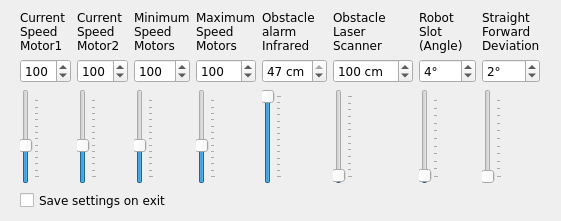
<ui version="4.0" >
 <class>settingsDialog</class>
 <widget class="QDialog" name="settingsDialog" >
  <property name="geometry" >
   <rect>
    <x>0</x>
    <y>0</y>
    <width>561</width>
    <height>221</height>
   </rect>
  </property>
  <property name="windowTitle" >
   <string>Settings</string>
  </property>
  <widget class="QWidget" name="layoutWidget" >
   <property name="geometry" >
    <rect>
     <x>10</x>
     <y>10</y>
     <width>540</width>
     <height>201</height>
    </rect>
   </property>
   <layout class="QGridLayout" >
    <item row="0" column="0" >
     <layout class="QHBoxLayout" name="_2" >
      <item>
       <layout class="QVBoxLayout" name="_3" >
        <item>
         <widget class="QLabel" name="label_2" >
          <property name="font" >
           <font>
            <family>Verdana</family>
           </font>
          </property>
          <property name="text" >
           <string>Current Speed Motor1</string>
          </property>
          <property name="wordWrap" >
           <bool>true</bool>
          </property>
         </widget>
        </item>
        <item>
         <widget class="QSpinBox" name="spinBoxMotor1Speed" >
          <property name="font" >
           <font>
            <family>Verdana</family>
           </font>
          </property>
          <property name="minimum" >
           <number>1</number>
          </property>
          <property name="maximum" >
           <number>255</number>
          </property>
          <property name="value" >
           <number>100</number>
          </property>
         </widget>
        </item>
        <item>
         <widget class="QSlider" name="sliderMotor1Speed" >
          <property name="font" >
           <font>
            <family>Verdana</family>
           </font>
          </property>
          <property name="minimum" >
           <number>1</number>
          </property>
          <property name="maximum" >
           <number>255</number>
          </property>
          <property name="value" >
           <number>100</number>
          </property>
          <property name="sliderPosition" >
           <number>100</number>
          </property>
          <property name="tracking" >
           <bool>false</bool>
          </property>
          <property name="orientation" >
           <enum>Qt::Vertical</enum>
          </property>
          <property name="tickPosition" >
           <enum>QSlider::TicksBelow</enum>
          </property>
          <property name="tickInterval" >
           <number>20</number>
          </property>
         </widget>
        </item>
       </layout>
      </item>
      <item>
       <layout class="QVBoxLayout" name="_4" >
        <item>
         <widget class="QLabel" name="label_5" >
          <property name="font" >
           <font>
            <family>Verdana</family>
           </font>
          </property>
          <property name="text" >
           <string>Current Speed Motor2</string>
          </property>
          <property name="wordWrap" >
           <bool>true</bool>
          </property>
         </widget>
        </item>
        <item>
         <widget class="QSpinBox" name="spinBoxMotor2Speed" >
          <property name="font" >
           <font>
            <family>Verdana</family>
           </font>
          </property>
          <property name="minimum" >
           <number>1</number>
          </property>
          <property name="maximum" >
           <number>255</number>
          </property>
          <property name="value" >
           <number>100</number>
          </property>
         </widget>
        </item>
        <item>
         <widget class="QSlider" name="sliderMotor2Speed" >
          <property name="font" >
           <font>
            <family>Verdana</family>
           </font>
          </property>
          <property name="minimum" >
           <number>1</number>
          </property>
          <property name="maximum" >
           <number>255</number>
          </property>
          <property name="value" >
           <number>100</number>
          </property>
          <property name="sliderPosition" >
           <number>100</number>
          </property>
          <property name="tracking" >
           <bool>false</bool>
          </property>
          <property name="orientation" >
           <enum>Qt::Vertical</enum>
          </property>
          <property name="tickPosition" >
           <enum>QSlider::TicksBelow</enum>
          </property>
          <property name="tickInterval" >
           <number>20</number>
          </property>
         </widget>
        </item>
       </layout>
      </item>
      <item>
       <layout class="QVBoxLayout" name="_5" >
        <item>
         <widget class="QLabel" name="label_7" >
          <property name="font" >
           <font>
            <family>Verdana</family>
           </font>
          </property>
          <property name="text" >
           <string>Minimum Speed Motors</string>
          </property>
          <property name="wordWrap" >
           <bool>true</bool>
          </property>
         </widget>
        </item>
        <item>
         <widget class="QSpinBox" name="spinBoxMinimumSpeed" >
          <property name="font" >
           <font>
            <family>Verdana</family>
           </font>
          </property>
          <property name="minimum" >
           <number>1</number>
          </property>
          <property name="maximum" >
           <number>255</number>
          </property>
          <property name="value" >
           <number>100</number>
          </property>
         </widget>
        </item>
        <item>
         <widget class="QSlider" name="sliderMinimumSpeed" >
          <property name="font" >
           <font>
            <family>Verdana</family>
           </font>
          </property>
          <property name="minimum" >
           <number>1</number>
          </property>
          <property name="maximum" >
           <number>255</number>
          </property>
          <property name="value" >
           <number>100</number>
          </property>
          <property name="sliderPosition" >
           <number>100</number>
          </property>
          <property name="tracking" >
           <bool>false</bool>
          </property>
          <property name="orientation" >
           <enum>Qt::Vertical</enum>
          </property>
          <property name="tickPosition" >
           <enum>QSlider::TicksBelow</enum>
          </property>
          <property name="tickInterval" >
           <number>20</number>
          </property>
         </widget>
        </item>
       </layout>
      </item>
      <item>
       <layout class="QVBoxLayout" name="_6" >
        <item>
         <widget class="QLabel" name="label_8" >
          <property name="font" >
           <font>
            <family>Verdana</family>
           </font>
          </property>
          <property name="text" >
           <string>Maximum Speed Motors</string>
          </property>
          <property name="wordWrap" >
           <bool>true</bool>
          </property>
         </widget>
        </item>
        <item>
         <widget class="QSpinBox" name="spinBoxMaximumSpeed" >
          <property name="font" >
           <font>
            <family>Verdana</family>
           </font>
          </property>
          <property name="minimum" >
           <number>1</number>
          </property>
          <property name="maximum" >
           <number>255</number>
          </property>
          <property name="value" >
           <number>100</number>
          </property>
         </widget>
        </item>
        <item>
         <widget class="QSlider" name="sliderMaximumSpeed" >
          <property name="font" >
           <font>
            <family>Verdana</family>
           </font>
          </property>
          <property name="minimum" >
           <number>1</number>
          </property>
          <property name="maximum" >
           <number>255</number>
          </property>
          <property name="value" >
           <number>100</number>
          </property>
          <property name="sliderPosition" >
           <number>100</number>
          </property>
          <property name="tracking" >
           <bool>false</bool>
          </property>
          <property name="orientation" >
           <enum>Qt::Vertical</enum>
          </property>
          <property name="tickPosition" >
           <enum>QSlider::TicksBelow</enum>
          </property>
          <property name="tickInterval" >
           <number>20</number>
          </property>
         </widget>
        </item>
       </layout>
      </item>
      <item>
       <layout class="QVBoxLayout" name="_7" >
        <item>
         <widget class="QLabel" name="label" >
          <property name="font" >
           <font>
            <family>Verdana</family>
           </font>
          </property>
          <property name="text" >
           <string>Obstacle alarm Infrared</string>
          </property>
          <property name="wordWrap" >
           <bool>true</bool>
          </property>
         </widget>
        </item>
        <item>
         <widget class="QSpinBox" name="spinBoxObstacle" >
          <property name="font" >
           <font>
            <family>Verdana</family>
           </font>
          </property>
          <property name="suffix" >
           <string> cm</string>
          </property>
          <property name="minimum" >
           <number>8</number>
          </property>
          <property name="maximum" >
           <number>47</number>
          </property>
          <property name="singleStep" >
           <number>1</number>
          </property>
          <property name="value" >
           <number>47</number>
          </property>
         </widget>
        </item>
        <item>
         <widget class="QSlider" name="sliderObstacle" >
          <property name="font" >
           <font>
            <family>Verdana</family>
           </font>
          </property>
          <property name="minimum" >
           <number>8</number>
          </property>
          <property name="maximum" >
           <number>47</number>
          </property>
          <property name="singleStep" >
           <number>1</number>
          </property>
          <property name="pageStep" >
           <number>2</number>
          </property>
          <property name="value" >
           <number>47</number>
          </property>
          <property name="sliderPosition" >
           <number>47</number>
          </property>
          <property name="orientation" >
           <enum>Qt::Vertical</enum>
          </property>
          <property name="tickPosition" >
           <enum>QSlider::TicksBelow</enum>
          </property>
          <property name="tickInterval" >
           <number>3</number>
          </property>
         </widget>
        </item>
       </layout>
      </item>
      <item>
       <layout class="QVBoxLayout" name="_8" >
        <item>
         <widget class="QLabel" name="label_9" >
          <property name="font" >
           <font>
            <family>Verdana</family>
           </font>
          </property>
          <property name="text" >
           <string>Obstacle Laser Scanner</string>
          </property>
          <property name="wordWrap" >
           <bool>true</bool>
          </property>
         </widget>
        </item>
        <item>
         <widget class="QSpinBox" name="spinBoxObstacleLaserScanner" >
          <property name="font" >
           <font>
            <family>Verdana</family>
           </font>
          </property>
          <property name="suffix" >
           <string> cm</string>
          </property>
          <property name="minimum" >
           <number>1</number>
          </property>
          <property name="maximum" >
           <number>6000</number>
          </property>
          <property name="singleStep" >
           <number>1</number>
          </property>
          <property name="value" >
           <number>100</number>
          </property>
         </widget>
        </item>
        <item>
         <widget class="QSlider" name="sliderObstacleLaserScanner" >
          <property name="font" >
           <font>
            <family>Verdana</family>
           </font>
          </property>
          <property name="minimum" >
           <number>1</number>
          </property>
          <property name="maximum" >
           <number>6000</number>
          </property>
          <property name="singleStep" >
           <number>10</number>
          </property>
          <property name="pageStep" >
           <number>100</number>
          </property>
          <property name="value" >
           <number>100</number>
          </property>
          <property name="sliderPosition" >
           <number>100</number>
          </property>
          <property name="tracking" >
           <bool>false</bool>
          </property>
          <property name="orientation" >
           <enum>Qt::Vertical</enum>
          </property>
          <property name="tickPosition" >
           <enum>QSlider::TicksBelow</enum>
          </property>
          <property name="tickInterval" >
           <number>500</number>
          </property>
         </widget>
        </item>
       </layout>
      </item>
      <item>
       <layout class="QVBoxLayout" name="_9" >
        <item>
         <widget class="QLabel" name="label_4" >
          <property name="font" >
           <font>
            <family>Verdana</family>
           </font>
          </property>
          <property name="text" >
           <string>Robot Slot (Angle)</string>
          </property>
          <property name="wordWrap" >
           <bool>true</bool>
          </property>
         </widget>
        </item>
        <item>
         <widget class="QSpinBox" name="spinBoxRobotSlot" >
          <property name="font" >
           <font>
            <family>Verdana</family>
           </font>
          </property>
          <property name="suffix" >
           <string>°</string>
          </property>
          <property name="minimum" >
           <number>1</number>
          </property>
          <property name="maximum" >
           <number>180</number>
          </property>
          <property name="value" >
           <number>4</number>
          </property>
         </widget>
        </item>
        <item>
         <widget class="QSlider" name="sliderRobotSlot" >
          <property name="font" >
           <font>
            <family>Verdana</family>
           </font>
          </property>
          <property name="minimum" >
           <number>1</number>
          </property>
          <property name="maximum" >
           <number>180</number>
          </property>
          <property name="pageStep" >
           <number>2</number>
          </property>
          <property name="value" >
           <number>4</number>
          </property>
          <property name="sliderPosition" >
           <number>4</number>
          </property>
          <property name="orientation" >
           <enum>Qt::Vertical</enum>
          </property>
          <property name="tickPosition" >
           <enum>QSlider::TicksBelow</enum>
          </property>
          <property name="tickInterval" >
           <number>17</number>
          </property>
         </widget>
        </item>
       </layout>
      </item>
      <item>
       <layout class="QVBoxLayout" name="_10" >
        <item>
         <widget class="QLabel" name="label_6" >
          <property name="font" >
           <font>
            <family>Verdana</family>
           </font>
          </property>
          <property name="text" >
           <string>Straight Forward Deviation</string>
          </property>
          <property name="wordWrap" >
           <bool>true</bool>
          </property>
         </widget>
        </item>
        <item>
         <widget class="QSpinBox" name="spinBoxStraightForwardDeviation" >
          <property name="font" >
           <font>
            <family>Verdana</family>
           </font>
          </property>
          <property name="suffix" >
           <string>°</string>
          </property>
          <property name="minimum" >
           <number>1</number>
          </property>
          <property name="maximum" >
           <number>180</number>
          </property>
          <property name="value" >
           <number>2</number>
          </property>
         </widget>
        </item>
        <item>
         <widget class="QSlider" name="sliderStraightForwardDeviation" >
          <property name="font" >
           <font>
            <family>Verdana</family>
           </font>
          </property>
          <property name="minimum" >
           <number>1</number>
          </property>
          <property name="maximum" >
           <number>180</number>
          </property>
          <property name="pageStep" >
           <number>2</number>
          </property>
          <property name="value" >
           <number>2</number>
          </property>
          <property name="sliderPosition" >
           <number>2</number>
          </property>
          <property name="orientation" >
           <enum>Qt::Vertical</enum>
          </property>
          <property name="tickPosition" >
           <enum>QSlider::TicksBelow</enum>
          </property>
          <property name="tickInterval" >
           <number>17</number>
          </property>
         </widget>
        </item>
       </layout>
      </item>
     </layout>
    </item>
    <item row="1" column="0" >
     <widget class="QCheckBox" name="checkBoxSaveSettings" >
      <property name="font" >
       <font>
        <family>Verdana</family>
       </font>
      </property>
      <property name="text" >
       <string>Save settings on exit</string>
      </property>
     </widget>
    </item>
   </layout>
  </widget>
 </widget>
 <resources/>
 <connections/>
</ui>
